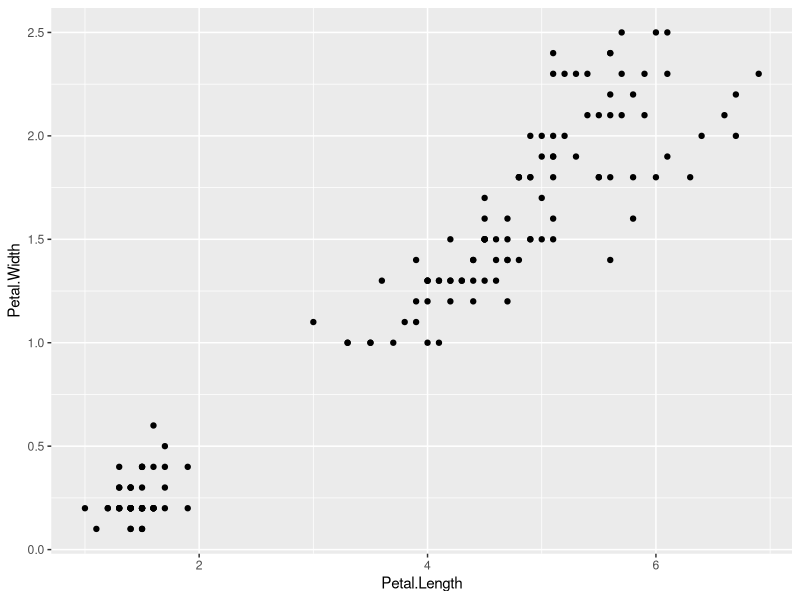
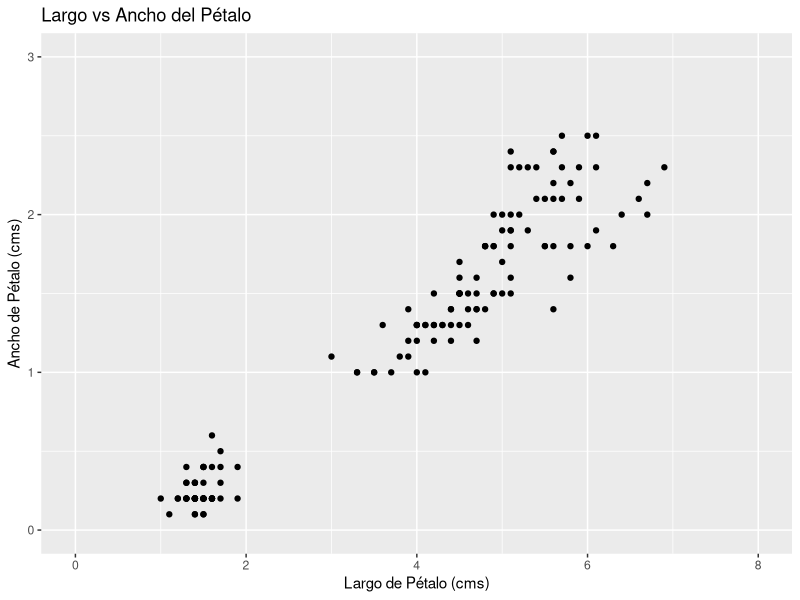
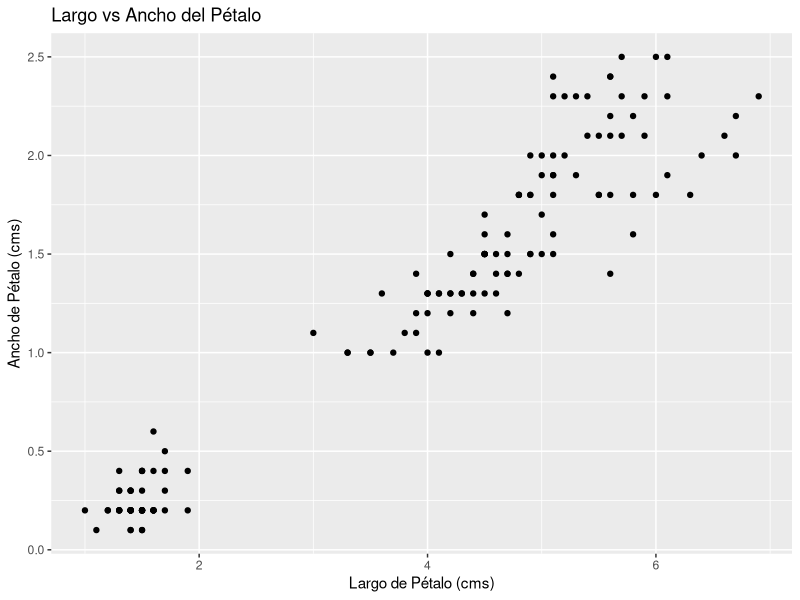
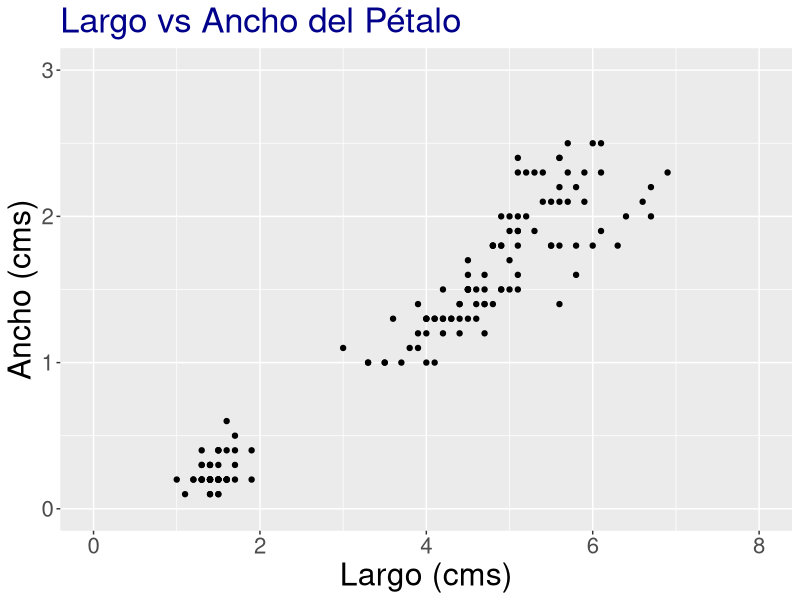
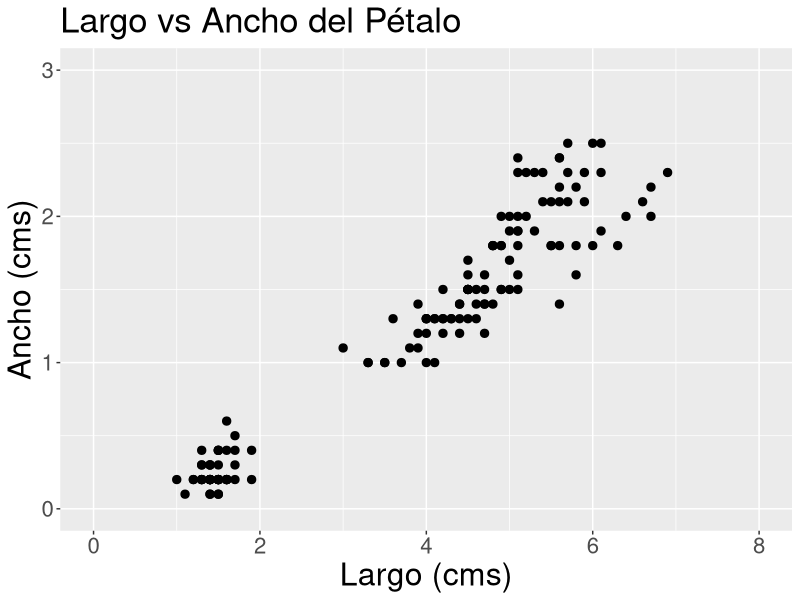
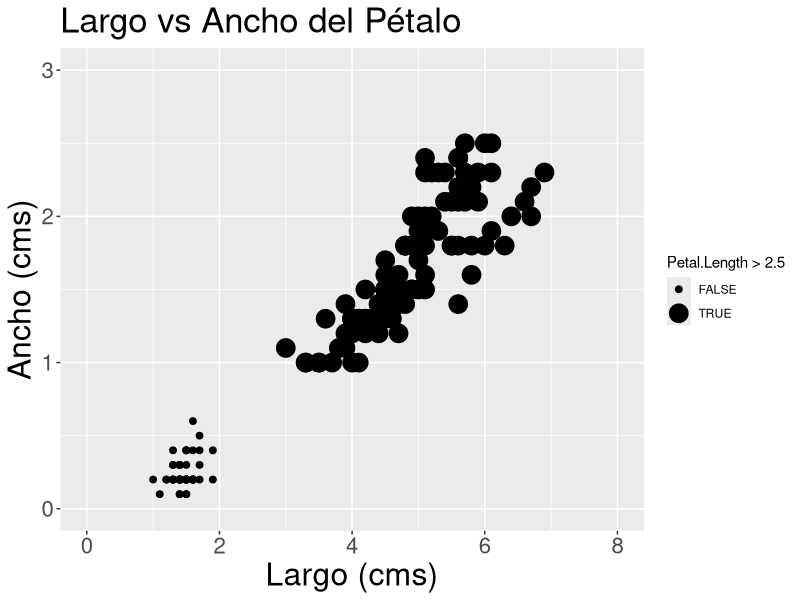
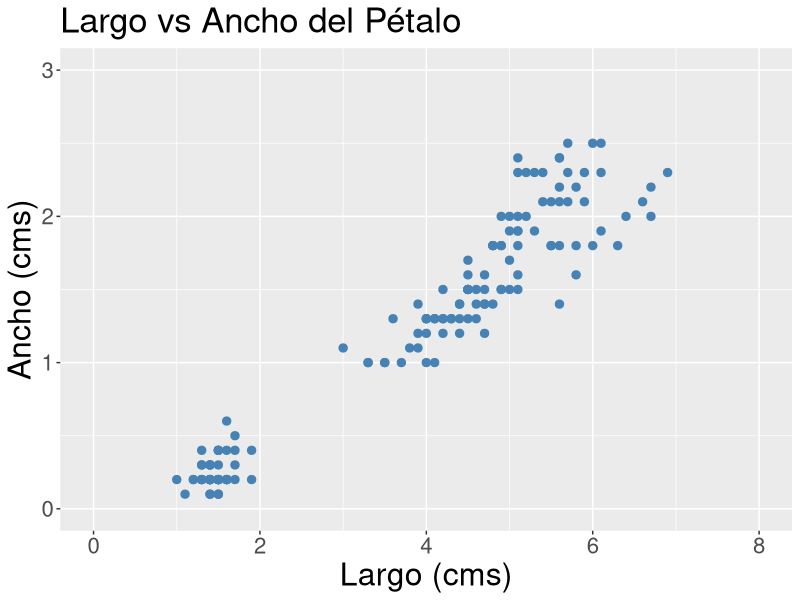
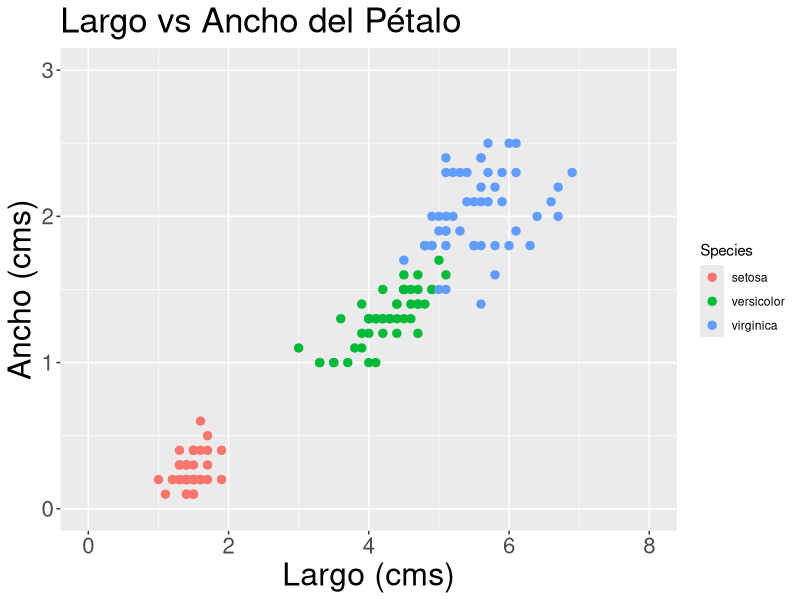

The R script that drew these images, in order:
## ---- chunk 1
knitr::opts_chunk$set(collapse = TRUE)
## ---- chunk 2
library(ggplot2)
## ---- chunk 3
ggplot(data=iris, mapping =aes(x=Petal.Length, y =Petal.Width))+geom_point()
## ---- chunk 4
ggplot(data = iris, mapping=aes(x=Petal.Length , y =Petal.Width))+
  geom_point()+
  xlim(c(0, 8))+
  ylim(c(0, 3))+
labs(title="Largo vs Ancho del Pétalo", 
       x="Largo de Pétalo (cms)",
       y="Ancho de Pétalo (cms)")
## ---- chunk 5

ggplot(data = iris, mapping=aes(x=Petal.Length , y =Petal.Width))+
  geom_point()+
  labs(title="Largo vs Ancho del Pétalo", 
       x="Largo de Pétalo (cms)",
       y="Ancho de Pétalo (cms)")
## ---- chunk 6
ggplot(data = iris, mapping=aes(x=Petal.Length , y =Petal.Width))+
  geom_point()+
  xlim(c(0, 8))+
  ylim(c(0, 3))+
  labs(title="Largo vs Ancho del Pétalo", 
       y="Ancho (cms)", x="Largo (cms)")+
  theme(axis.text =element_text(size=16),
        axis.title=element_text(size=23),
        plot.title=element_text(size=25,colour="darkblue"))
## ---- chunk 7
ggplot(data = iris, mapping=aes(x=Petal.Length , y =Petal.Width))+
  geom_point(size=2.5)+
  xlim(c(0, 8))+
  ylim(c(0, 3))+
  labs(title="Largo vs Ancho del Pétalo", 
       y="Ancho (cms)", x="Largo (cms)")+
  theme(axis.text =element_text(size=16),
        axis.title=element_text(size=23),
        plot.title=element_text(size=25),
        plot.subtitle=element_text(size=20))
## ---- chunk 8
ggplot(data = iris, mapping=aes(x=Petal.Length , y =Petal.Width))+
  geom_point(aes(size=Petal.Length>2.5))+
  xlim(c(0, 8))+
  ylim(c(0, 3))+
  labs(title="Largo vs Ancho del Pétalo", 
       y="Ancho (cms)", x="Largo (cms)")+
  theme(axis.text =element_text(size=16),
        axis.title=element_text(size=23),
        plot.title=element_text(size=25),
        plot.subtitle=element_text(size=20))
## ---- chunk 9
ggplot(data = iris, mapping=aes(x=Petal.Length , y =Petal.Width))+
  geom_point(col="steelblue", size=2.5)+
  xlim(c(0, 8))+
  ylim(c(0, 3))+
  labs(title="Largo vs Ancho del Pétalo", 
       y="Ancho (cms)", x="Largo (cms)")+
  theme(axis.text =element_text(size=16),
        axis.title=element_text(size=23),
        plot.title=element_text(size=25),
        plot.subtitle=element_text(size=20))
## ---- chunk 10
ggplot(data = iris, mapping=aes(x=Petal.Length , y =Petal.Width))+
  geom_point(aes(col=Species), size=2.5)+
  xlim(c(0, 8))+
  ylim(c(0, 3))+
  labs(title="Largo vs Ancho del Pétalo", 
       y="Ancho (cms)", x="Largo (cms)")+
  theme(axis.text =element_text(size=16),
        axis.title=element_text(size=23),
        plot.title=element_text(size=25),
        plot.subtitle=element_text(size=20))
## ---- chunk 11
ggplot(data = iris, mapping=aes(x=Petal.Length , y =Petal.Width))+
  geom_point(aes(col=Species), size=2.5)+
  scale_colour_manual(values=c("#BC3C29FF", "#0072B5FF","#E18727FF"))+
  xlim(c(0, 8))+
  ylim(c(0, 3))+
  labs(title="Largo vs Ancho del Pétalo", 
       y="Ancho (cms)", x="Largo (cms)")+
  theme(axis.text =element_text(size=16),
        axis.title=element_text(size=23),
        plot.title=element_text(size=25),
        plot.subtitle=element_text(size=20))
## ---- chunk 12
ggplot(data = iris, mapping=aes(x=Petal.Length , y =Petal.Width))+
  geom_point(aes(col=Species), size=2.5)+
  scale_colour_manual(values=c("#BC3C29FF", "#0072B5FF","#E18727FF"))+
  xlim(c(0, 8))+
  ylim(c(0, 3))+
  labs(title="Mi primer gráfico en R", 
       y="Ancho (cms)", x="Largo (cms)")+
  theme(axis.text =element_text(size=16),
        axis.title=element_text(size=23),
        plot.title=element_text(size=25),
        legend.position = c(0.13, 0.85),
        legend.box.background = element_rect(fill = "transparent", colour = "#333333",size=1.2),
        legend.title = element_text(size = 15),
        legend.text = element_text(size = 12))
## ---- chunk 13
ggplot(data = iris, mapping=aes(x=Petal.Length , y =Petal.Width))+
  geom_point(aes(col=Species), size=2.5)+
  scale_colour_manual(values=c("#BC3C29FF", "#0072B5FF","#E18727FF"))+
  xlim(c(0, 8))+
  ylim(c(0, 3))+
  labs(title="Largo vs Ancho del Petalo",
       y="Ancho (cms)", x="Largo (cms)")+
  theme(axis.text =element_text(size=16),
        axis.title=element_text(size=23),
        plot.title=element_text(size=25),
        legend.position = c(0.13, 0.85),
        legend.box.background = element_rect(fill = "transparent", colour = "#333333",size=1.2),
        axis.line = element_line(color = "#333333",size = 1, linetype = "solid"))
